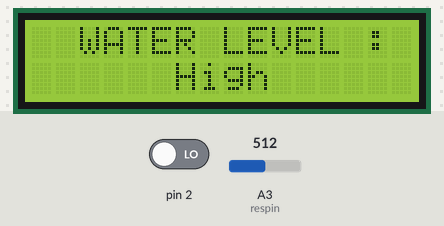
Recording of a sketch running on a simulated Arduino Uno, built with avr-gcc and run on an emulated ATmega328P. On the bench: 16×2 character LCD. Inputs (shaded band) come from the test bench; at power-on: A3 (respin) = 512, pin 2 LOW. What the sketch prints to the serial monitor is not drawn.

Above: at 1.2 s.
1.3 s: A3 (respin) set to 337
3.2 s: A3 (respin) set to 312
At 5.2 s:
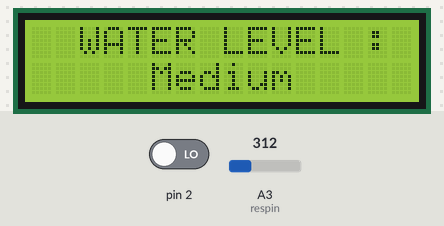
5.5 s: A3 (respin) set to 289
At 7.1 s:
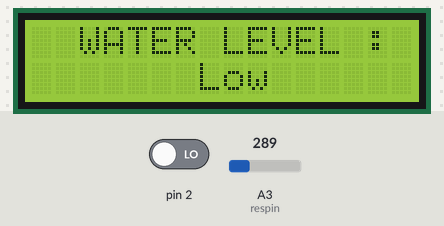
7.5 s: A3 (respin) set to 111
9.0 s: A3 (respin) set to 89
At 9.5 s:
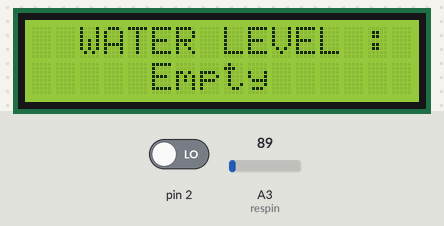
Timing chart, 0 to 12.0 s (numbered marks = the images above; inputs shaded):
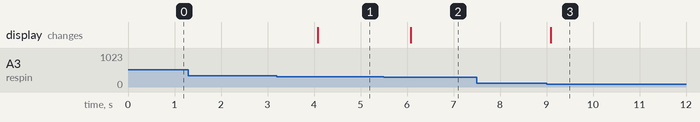

The sketch:

combined.ino
```cpp
#include <LiquidCrystal.h>
//initialise the library with the numbers of the interface pins
LiquidCrystal lcd(13, 12, 11, 10, 9, 8);

int resval = 0;  // holds the value
int respin = A3; // sensor pin used

void setup() {
  Serial.begin (9600);
  pinMode (2 , INPUT);
  // set up the LCD's number of columns and rows:
  lcd.begin(16, 2);

  // Print a message to the LCD.
  lcd.print("  WATER LEVEL : ");
}

void loop() {
  int rain = digitalRead(2);
  // set the cursor to column 0, line 1
  lcd.setCursor(0, 1);

  resval = analogRead(respin); //Read data from analog pin and store it to resval variable

  if (resval <= 100) {
    lcd.println("     Empty    ");
    Serial.println("Water level: Empty tank- ");


    if (rain == 1)
    {
      Serial.println("Its Raining");
      delay(500);
    }
    else if (rain == 0)
    {
      Serial.println("No Rain");
      delay(500);
    }
  }
  else if (resval > 100 && resval <= 300) {
    lcd.println("       Low      ");
    Serial.println("Water level:low ");
    if (rain == 1)
    {
      Serial.println("Its Raining");
      delay(500);
    }
    else if (rain == 0)
    {
      Serial.println("No Rain");
      delay(500);
    }
  }
  else if (resval > 300 && resval <= 330) {
    lcd.println("     Medium     ");
    Serial.println("Water level:Medium ");
  }
  else if (resval > 330) {
    lcd.println("      High      ");
    Serial.println("Water level:High ");

  }
  delay(1000);
}
```

Measured:
- the behaviour switches between 331 and 330 on A3 (respin) (found by bisection; images 0 and 1)
- the behaviour switches between 301 and 300 on A3 (respin) (found by bisection; images 1 and 2)
- the behaviour switches between 101 and 100 on A3 (respin) (found by bisection; images 2 and 3)
- after the input at 1.3 s, every drawn part: stays the same
- after the input at 3.2 s, the display: changes after 0.88 s (image 1)
- after the input at 5.5 s, the display: changes after 0.58 s (image 2)
- after the input at 7.5 s, every drawn part: stays the same
- after the input at 9.0 s, the display: changes after 0.09 s (image 3)
